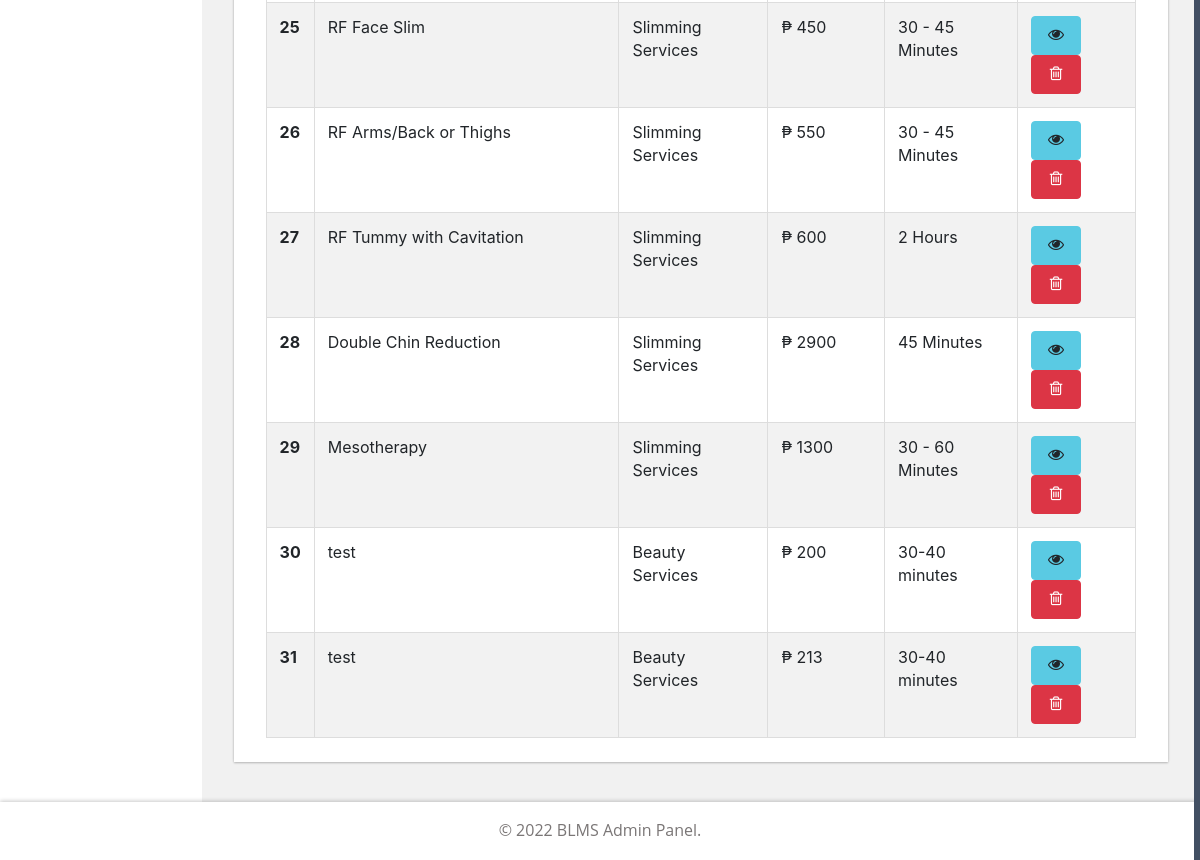
/admin/manage-services.php (signed in, lower part), run on an earlier commit of the app's database.
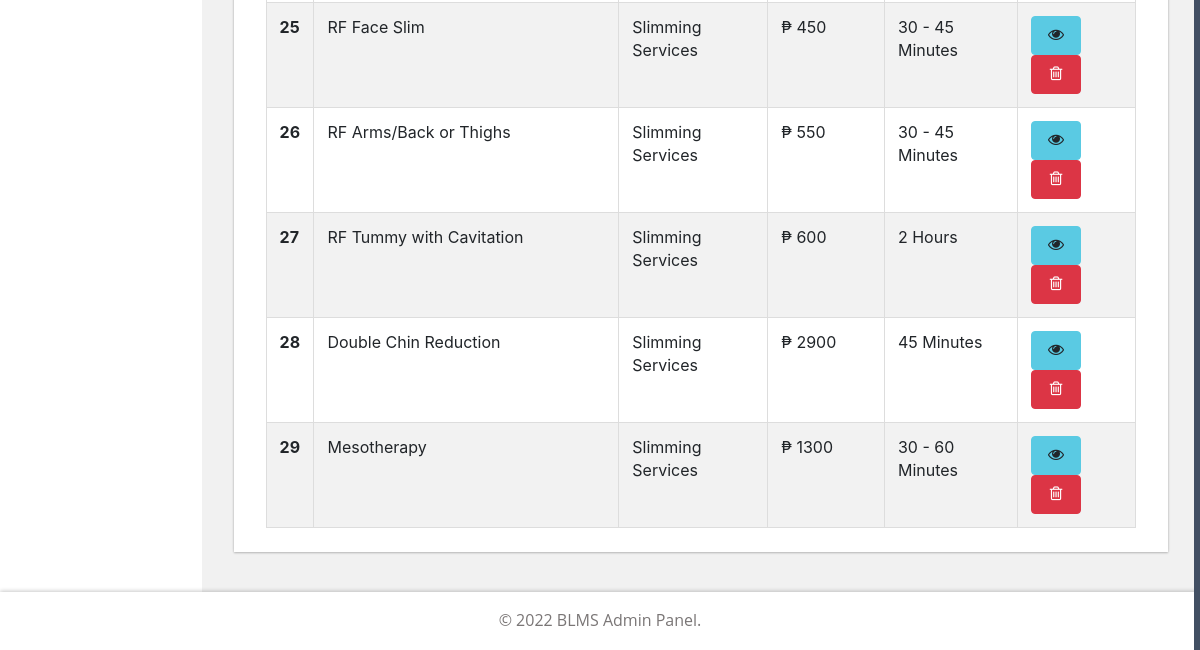
And on a later commit of the database.
### tables this page shows
CREATE TABLE `servicetry` (
  `id` int(11) NOT NULL,
  `ServiceName` varchar(255) NOT NULL,
  `ServiceDescription` varchar(255) NOT NULL,
  `category` varchar(255) NOT NULL,
  `Cost` int(11) NOT NULL,
  `bookingtime` varchar(255) NOT NULL,
  `Image` varchar(255) NOT NULL
);

### admin/manage-services.php (the view, shortened to what this page needs)
<?php
include('includes/dbconnection.php');
if (strlen($_SESSION['bpmsaid']==0)) {
  header('location:logout.php');
  } else{
  ?>
<!DOCTYPE HTML>
<html>
<head>
<?php include_once('includes/headlinks.php');?>
</head>
<body class="cbp-spmenu-push">
	<div class="main-content">
		<div id="page-wrapper">
			<div class="main-page">
				<div class="tables">
					<div class="table-responsive bs-example widget-shadow">
						<table id="employee_data" class="table table-striped table-bordered">
                          <?php
                          $query ="SELECT * FROM servicetry";
                          $result = mysqli_query($con, $query);
                          $cnt=1;
                          while($row = mysqli_fetch_array($result))
                          {?>
                               <tr>
                               		<th scope="row"><?php echo $cnt;?></th>
                                    <td><?php  echo$row["ServiceName"];?></td>
                                    <td><?php  echo$row["category"];?></td>
                                    <td>₱ <?php  echo$row["Cost"];?></td>
                                    <td><?php  echo$row["bookingtime"];?></td>
                                    <td>
                      <a href="edit-services.php?editid=<?php echo $row['id'];?>" class="icon-btn btn btn-primary"><i class="fa fa-eye"></i></a>
                      <a href="manage-services.php?delid=<?php echo $row['id'];?>" class="icon-btn btn btn-danger" onClick="return confirm('Are you sure you want to delete?')"><i class="fa fa-trash-o"></i></a>
                      </td>
                               </tr>
                           <?php
                           $cnt=$cnt+1;
                          }
                          ?>
                     </table>
					</div>
				</div>
			</div>
		</div>
		 <?php include_once('includes/footer.php');?>
</body>
</html>
<?php }  ?>

What changed in the data, as far as the page shows it:
removed servicetry: ServiceName "test", category "Beauty Services", Cost "200", bookingtime "30-40 minutes"
removed servicetry: ServiceName "test", category "Beauty Services", Cost "213", bookingtime "30-40 minutes"
